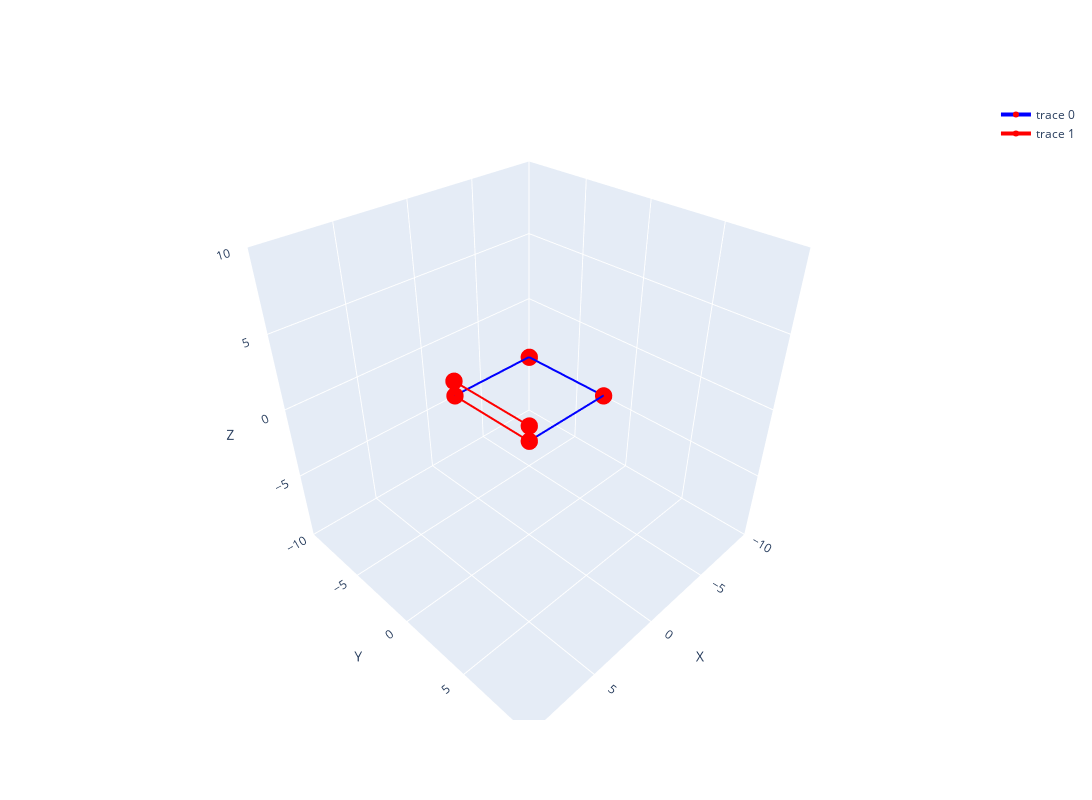

The notebook cell saved with this chart:
### Code cell
pre_floor_trace = get_plot_trace([
        [3,3,1],
		[-3,3,1],
		[-3,-3,1],
        [3,-3,1]], color='blue')
pre_wall_trace = get_plot_trace([
    	[3,3,1],
		[3,-3,1],
		[3,-3,2],
		[3,3,2]], color='red')

plot_trace([pre_floor_trace, pre_wall_trace])

### Figure 1 — Plotly figure (JSON) as saved in the notebook; plotly's stock layout.template omitted (floating-point values rounded to 4 significant figures)
{"data": [{"line": {"color": "blue", "width": 4}, "marker": {"color": "red", "size": 6}, "mode": "lines+markers", "type": "scatter3d", "x": [3, -3, -3, 3, 3], "y": [3, 3, -3, -3, 3], "z": [1, 1, 1, 1, 1]}, {"line": {"color": "red", "width": 4}, "marker": {"color": "red", "size": 6}, "mode": "lines+markers", "type": "scatter3d", "x": [3, 3, 3, 3, 3], "y": [3, -3, -3, 3, 3], "z": [1, 1, 2, 2, 1]}], "layout": {"autosize": true, "height": 800, "scene": {"xaxis": {"range": [-10, 10], "title": {"text": "X"}}, "yaxis": {"range": [-10, 10], "title": {"text": "Y"}}, "zaxis": {"range": [-10, 10], "title": {"text": "Z"}}}, "width": 1200}}
